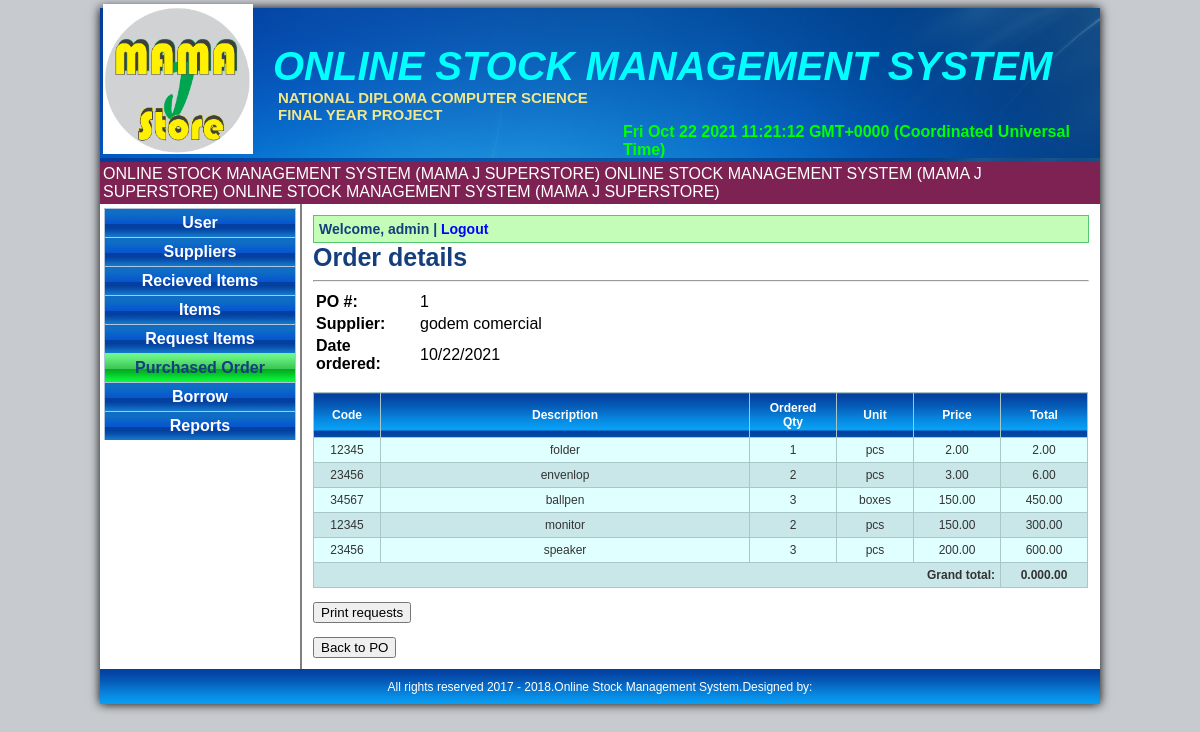
Page /order_details.php (signed in) on the committed database.
### tables this page shows
CREATE TABLE `purchase_item` (
  `po_id` int(11) NOT NULL,
  `item_code` int(20) NOT NULL,
  `item_name` varchar(100) NOT NULL,
  `supplier_name` varchar(50) NOT NULL,
  `ord_qty` int(255) NOT NULL,
  `unit` varchar(10) NOT NULL,
  `price` int(11) NOT NULL,
  `total` int(11) NOT NULL,
  `ord_date` varchar(50) NOT NULL,
  `status` varchar(50) NOT NULL
);

### includes/get_username.php (called while the page is built, shortened)
<?php
if(isset($_SESSION['id']))
	{
		$username=$_SESSION['username'];
	}
else
	{
		header("location:index.php");
	}
?>

### order_details.php (the view, shortened to what this page needs)
<?php require_once('includes/header.php');?>
<?php include('includes/get_username.php');?>
	<table id="sidebar">
			<tr id="navbox">
				<td>
					<ul id="nav">
						<li><a href="user.php">User</a></li>
						<li><a href="supplier.php">Suppliers</a></li>
						<li><a href="received_item.php">Recieved Items</a></li>
						<li><a href="item.php">Items</a></li>
						<li><a href="request_items.php">Request Items</a></li>
						<li><a href="po.php"class="current">Purchased Order</a></li>
						<li><a href="borrow.php">Borrow</a></li>
						<li><a href="report.php">Reports</a></li>
					</ul>
				</td>
			</tr>
	</table>
	<table id="contentbox">
			<tr>
				<td id="content">
				<div class="name">Welcome, <b><?php echo $username; ?></b> | <a href="logout.php">Logout</a></div>
					<div class="label">Order details </div>
					<hr />
					<div id="add_supplierform">
						<table>
							<tr>
								<td><b>PO #:</b></td>
								<td><?php
									$search=$_POST["search"];
									$query="select * from purchase_item where po_id like '%$search%'limit 1";
									$result=mysql_query($query);
									while($row = mysql_fetch_array($result))
									{
									echo $row["po_id"];
									}
									?>
								</td>
							</tr>
							<tr>
								<td><b>Supplier:</b></td>
								<td><?php
									$search=$_POST["search"];
									$query="select * from purchase_item where po_id like '%$search%'limit 1";
									$result=mysql_query($query);
									while($row = mysql_fetch_array($result))
									{
									echo $row["supplier_name"];
									}
									?>
								</td>
							</tr>
							<tr>
								<td width="100"><b>Date ordered:</b></td>
								<td><?php echo date("m/d/Y"); ?></td>
							</tr>
						</table>
						<br />
						<?php
							function formatMoney($number, $fractional=false) {
								if ($fractional) {
									$number = sprintf('%.2f', $number);
								}
								while (true) {
									$replaced = preg_replace('/(-?\d+)(\d\d\d)/', '$1,$2', $number);
									if ($replaced != $number) {
										$number = $replaced;
									} else {
										break;
									}
								}
								return $number;
							}
						?>
						<table class="inventory_table" id="alternatecolor">
								<tr>
									<th width="50">Code</th>
									<th>Description</th>
									<th width="70">Ordered Qty</th>
									<th width="60">Unit</th>
									<th width="70">Price</th>
									<th width="70">Total</th>
								</tr>
								<?php
								$search=$_POST["search"];
								$query="select * from purchase_item where po_id like '%$search%'";
								$result=mysql_query($query);
								while($row = mysql_fetch_array($result))
								{
								echo '<tr>';
								echo '<td>'. $row["item_code"] .'</td>';
								echo '<td>'. $row["item_name"] .'</td>';
								echo '<td>'. $row["ord_qty"] .'</td>';
								echo '<td>'. $row["unit"] .'</td>';
								echo '<td>';
								$p=$row['price'];
								echo formatMoney($p, true);'</td>';
								echo '<td>';
								$p=$row['ord_qty']*$row['price'];
								echo formatMoney($p, true);'</td>';
								echo '</tr>';
								}
								?>
								<tr>
									<td colspan="5" style="text-align:right"><b>Grand total:</b></td>
									<td><b><?php
										$sql = mysql_query("SELECT supplier_name,SUM(total) FROM purchase_item GROUP BY supplier_name");
										while($row = mysql_fetch_array($sql))
										{
											$total=$row['SUM(total)'];
											echo formatMoney($total, true);
										}
										?></b>
									</td>
								</tr>
							</table>
							<p class="add">
								<a href="print_request.php"><input type="button" style="cursor:pointer;"  value="Print requests"/></a>
							</p>
							<p class="add">
								<a href="po.php"><input type="Button" name="Btncancel" style="cursor:pointer;" value="Back to PO"></a>
							</p>
					</div>
				</td>
			</tr>
	</table>
<?php require('includes/footer.php');?>

### mainstyle.css (style rules this page uses)
body { background-color:#c7cbcf; }
#sidebar { float:left; width:200px; }
#navbox { height:0px; }
#contentbox { background-color:#ffffff; width:800px; border-left:2px solid gray; }
#content { padding:9px; }
#nav,#nav ul { list-style:none; padding:1px; margin-top:-0px; }
#nav li { width:192px; }
#nav a { border-right:1px solid #B0C4DE; border-top:1px solid #B0C4DE; border-left:1px solid #B0C4DE; display:block; background-image:url(image/nav.png); color:white; text-decoration:none; text-align:center; padding:5px; font-family:arial; font-weight:bold; }
#nav a.current { background-image:url(image/currentbg.png); color:#153E7E; font-weight:bold; }
.name { border:1px solid #54C571; padding:5px; font-family:arial; background-color:#C3FDB8; font-size:14px; font-weight:bold; color:#153E7E; }
.name a { color:blue;text-decoration:none;font-weight:bold; }
.add a { text-decoration:none }
.label { font-family:arial; font-size:25px;font-weight:bold;color:#153E7E; }
table.inventory_table { font-family:sans-serif; font-size:12px; color:#333333; border-width: 1px; border-color: #a9c6c9; border-collapse: collapse; width:775px; }
table.inventory_table th { background-image:url(image/header.png); color:#fff; border-width: 1px; padding: 8px; border-style: solid; border-color: #a9c6c9; }
table.inventory_table td { border-width: 1px; padding: 5px; border-style: solid; border-color: #a9c6c9; text-align:center; }
.oddrowcolor { background-color:#E0FFFF; }
.evenrowcolor { background-color:#c9e7e9; }
#add_supplierform { font-family : Arial, sans-serif; font-size:14px; }

### rows in the picture
purchase_item: po "1", supplier_name "godem comercial", item_code "12345", item_name "folder", ord_qty "1", unit "pcs", price "2.00", formatMoney($p, true) "2.00"
purchase_item: item_code "23456", item_name "envenlop", ord_qty "2", unit "pcs", price "3.00", formatMoney($p, true) "6.00"
purchase_item: item_code "34567", item_name "ballpen", ord_qty "3", unit "boxes", price "150.00", formatMoney($p, true) "450.00"
purchase_item: item_code "12345", item_name "monitor", ord_qty "2", unit "pcs", price "150.00", formatMoney($p, true) "300.00"
purchase_item: item_code "23456", item_name "speaker", ord_qty "3", unit "pcs", price "200.00", formatMoney($p, true) "600.00"

### other values in the picture
$username "admin"
formatMoney($total, true) "0.00"
